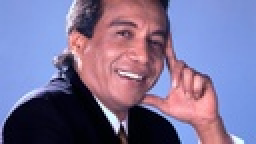
%> input picture señales/proyectos/proyecto4/imgs/diomedes.jpg, 128 x 72 px, shrunk from 1280 x 720 before the run (shown 2 times larger)
$ octave main.m   (GNU Octave 9; MATLAB toolbox functions it lacks are replaced by stand-ins)
%> lines starting %> are read from the running program, lines starting %| are printed output that depends on the picture
### señales/proyectos/proyecto4/transformation1.m
function [redChannel, greenChannel] = transformation1(blueChannel)

blueChannel = double(blueChannel)./256;
r = 1;

redChannel = r.*cos(blueChannel.*50);
greenChannel = r.*sin(blueChannel.*50);

redChannel = redChannel.*256;
greenChannel = greenChannel.*256;

end

### señales/proyectos/proyecto4/transformation2.m
function [x3] = transformation2(redChannel, greenChannel)

    redChannel = double(redChannel)./256;
    greenChannel = double(greenChannel)./256;

    x3 = (sin(redChannel) + cos(greenChannel.*10).^2)./2;
    x3 = x3.*256;

end

### señales/proyectos/proyecto4/main.m
%% Selección de la imagen para procesar

image1 = imread('diomedes.jpg');
%> image1 is the input picture: size 72x128x3 uint8; mean R, G, B 123.6, 113.9, 151.1
imageGpuR = gpuArray(image1(:,:,1));
imageGpuG = gpuArray(image1(:,:,2));
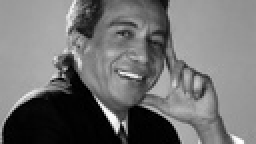
%> imageGpuG: size 72x128 uint8 (shown 2 times larger); min 0, max 255, mean 113.9
imageGpuB = gpuArray(image1(:,:,3));
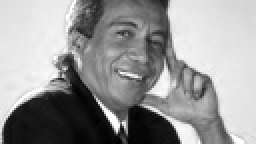
%> imageGpuB: size 72x128 uint8 (shown 2 times larger); min 0, max 255, mean 151.1

imshow(image1)


%% Transformación 1

timer2 = tic;
imageTransform2 = image1;

[newImageR, newImageG] = arrayfun(@transformation1, imageGpuB);
%> in transformation1, `blueChannel = double(blueChannel)./256;`: blueChannel = 0.871
%> in transformation1, `redChannel = r.*cos(blueChannel.*50);`: redChannel = 0.91
%> in transformation1, `greenChannel = r.*sin(blueChannel.*50);`: greenChannel = -0.415
%> in transformation1, `redChannel = redChannel.*256;`: redChannel = 232.9
%> in transformation1, `greenChannel = greenChannel.*256;`: greenChannel = -106.2
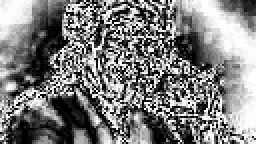
%> newImageR: size 72x128 double (shown 2 times larger); min -256, max 256, mean -3.4; drawn with min black and max white
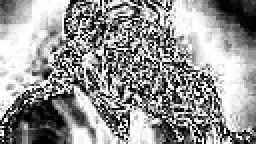
%> newImageG: size 72x128 double (shown 2 times larger); min -256, max 256, mean 42.7; drawn with min black and max white
newImageR = gather( newImageR ); % Fetch the data back from the GPU
newImageG = gather( newImageG ); % Fetch the data back from the GPU


imageTransform2(:,:,1) = newImageR;
imageTransform2(:,:,2) = newImageG;
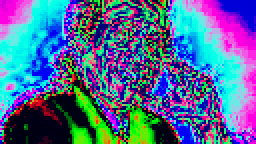
%> imageTransform2: size 72x128x3 uint8 (shown 2 times larger); mean R, G, B 77.5, 104.9, 151.1
figure, imshow(imageTransform2)

endTime2 = toc(timer2);

%% Transformación 2

timer1 = tic;
imageTransform1 = image1;

newImage = arrayfun(@transformation2, imageGpuR, imageGpuG);
%> in transformation2, `redChannel = double(redChannel)./256;`: redChannel = 0.496
%> in transformation2, `greenChannel = double(greenChannel)./256;`: greenChannel = 0.602
%> in transformation2, `x3 = (sin(redChannel) + cos(greenChannel.*10).^2)./2;`: x3 = 0.703
%> in transformation2, `x3 = x3.*256;`: x3 = 180
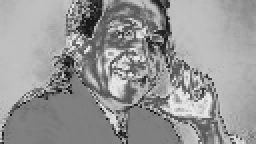
%> newImage: size 72x128 double (shown 2 times larger); min 14.98, max 235.3, mean 151.7
newImage = gather( newImage ); % Fetch the data back from the GPU
imageTransform1(:,:,3) = newImage;
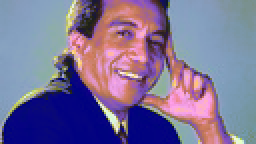
%> imageTransform1: size 72x128x3 uint8 (shown 2 times larger); mean R, G, B 123.6, 113.9, 151.7
figure, imshow(imageTransform1)

endTime1 = toc(timer1);
